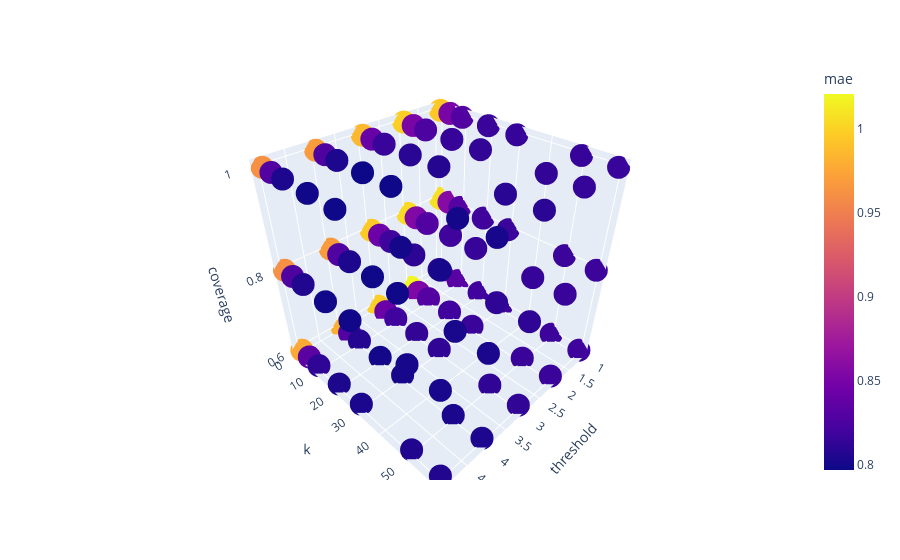

The notebook cell this image was saved under:
### Code cell
import plotly.express as px

fig = px.scatter_3d(results, x='threshold', y='k', z='coverage', color='mae')
fig.show()
